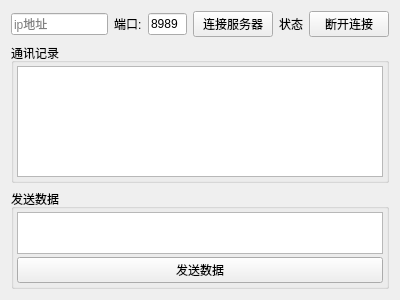
<?xml version="1.0" encoding="UTF-8"?>
<ui version="4.0">
 <class>TcpClient</class>
 <widget class="QWidget" name="TcpClient">
  <property name="geometry">
   <rect>
    <x>0</x>
    <y>0</y>
    <width>400</width>
    <height>300</height>
   </rect>
  </property>
  <property name="windowTitle">
   <string>TcpClient</string>
  </property>
  <layout class="QVBoxLayout" name="verticalLayout_3">
   <item>
    <layout class="QHBoxLayout" name="horizontalLayout">
     <item>
      <widget class="QLineEdit" name="ip_lineEdit">
       <property name="readOnly">
        <bool>false</bool>
       </property>
       <property name="placeholderText">
        <string>ip地址</string>
       </property>
      </widget>
     </item>
     <item>
      <widget class="QLabel" name="label">
       <property name="text">
        <string>端口:</string>
       </property>
      </widget>
     </item>
     <item>
      <widget class="QLineEdit" name="port_lineEdit">
       <property name="maximumSize">
        <size>
         <width>50</width>
         <height>16777215</height>
        </size>
       </property>
       <property name="text">
        <string>8989</string>
       </property>
      </widget>
     </item>
     <item>
      <widget class="QPushButton" name="connect_server_pushButton">
       <property name="text">
        <string>连接服务器</string>
       </property>
      </widget>
     </item>
     <item>
      <widget class="QLabel" name="state_label">
       <property name="text">
        <string>状态</string>
       </property>
      </widget>
     </item>
     <item>
      <widget class="QPushButton" name="disconnect_server_pushButton">
       <property name="text">
        <string>断开连接</string>
       </property>
      </widget>
     </item>
    </layout>
   </item>
   <item>
    <widget class="QGroupBox" name="groupBox">
     <property name="title">
      <string>通讯记录</string>
     </property>
     <layout class="QVBoxLayout" name="verticalLayout">
      <property name="spacing">
       <number>3</number>
      </property>
      <property name="leftMargin">
       <number>3</number>
      </property>
      <property name="topMargin">
       <number>3</number>
      </property>
      <property name="rightMargin">
       <number>3</number>
      </property>
      <property name="bottomMargin">
       <number>3</number>
      </property>
      <item>
       <widget class="QTextEdit" name="msg_textEdit"/>
      </item>
     </layout>
    </widget>
   </item>
   <item>
    <widget class="QGroupBox" name="groupBox_2">
     <property name="maximumSize">
      <size>
       <width>16777215</width>
       <height>100</height>
      </size>
     </property>
     <property name="title">
      <string>发送数据</string>
     </property>
     <layout class="QVBoxLayout" name="verticalLayout_2">
      <property name="spacing">
       <number>3</number>
      </property>
      <property name="leftMargin">
       <number>3</number>
      </property>
      <property name="topMargin">
       <number>3</number>
      </property>
      <property name="rightMargin">
       <number>3</number>
      </property>
      <property name="bottomMargin">
       <number>3</number>
      </property>
      <item>
       <widget class="QTextEdit" name="send_msg_textEdit"/>
      </item>
      <item>
       <widget class="QPushButton" name="send_msg_pushButton">
        <property name="text">
         <string>发送数据</string>
        </property>
       </widget>
      </item>
     </layout>
    </widget>
   </item>
  </layout>
 </widget>
 <resources/>
 <connections/>
</ui>
